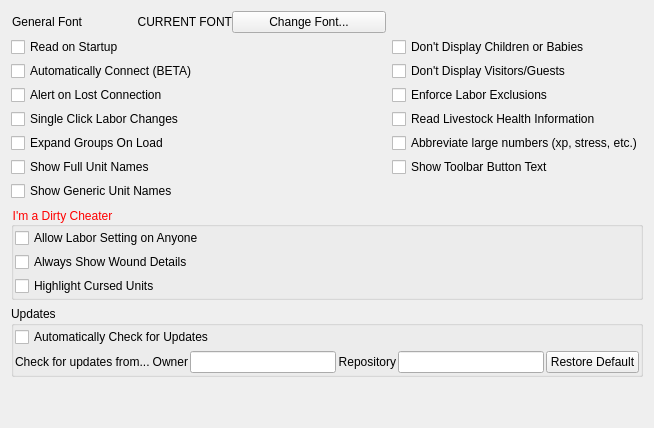
     <widget class="QWidget" name="tab_main_settings">
      <attribute name="icon">
       <iconset resource="../resources.qrc">
        <normaloff>:/img/hammer.png</normaloff>:/img/hammer.png</iconset>
      </attribute>
      <attribute name="title">
       <string>General</string>
      </attribute>
      <layout class="QVBoxLayout" name="verticalLayout_7">
       <item>
        <layout class="QGridLayout" name="gridLayout_5">
         <property name="verticalSpacing">
          <number>4</number>
         </property>
         <item row="4" column="0">
          <widget class="QCheckBox" name="cb_single_click_labor_changes">
           <property name="statusTip">
            <string>When checked, labors can be toggled with a single left-click of the mouse. Otherwise they must be double-clicked</string>
           </property>
           <property name="text">
            <string>Single Click Labor Changes</string>
           </property>
          </widget>
         </item>
         <item row="1" column="0">
          <widget class="QCheckBox" name="cb_read_dwarves_on_startup">
           <property name="statusTip">
            <string>When checked, DwarfTherapist will attempt to connect and load all units from a running copy of Dwarf Fortress at startup.</string>
           </property>
           <property name="text">
            <string>Read on Startup</string>
           </property>
          </widget>
         </item>
         <item row="1" column="1">
          <widget class="QCheckBox" name="cb_hide_children">
           <property name="sizePolicy">
            <sizepolicy hsizetype="Expanding" vsizetype="Fixed">
             <horstretch>0</horstretch>
             <verstretch>0</verstretch>
            </sizepolicy>
           </property>
           <property name="statusTip">
            <string>When checked, Children and Babies will not be displayed in the grid at all. $WARN_READ</string>
           </property>
           <property name="text">
            <string>Don't Display Children or Babies</string>
           </property>
          </widget>
         </item>
         <item row="3" column="1">
          <widget class="QCheckBox" name="cb_labor_exclusions">
           <property name="sizePolicy">
            <sizepolicy hsizetype="Expanding" vsizetype="Fixed">
             <horstretch>0</horstretch>
             <verstretch>0</verstretch>
            </sizepolicy>
           </property>
           <property name="statusTip">
            <string>When unchecked labor exclusions are ignored (wood cutting, mining and hunting primarily). &lt;b&gt;&lt;font color=&quot;red&quot;&gt;Disabling this can cause equipment problems!&lt;/font&gt;&lt;/b&gt;</string>
           </property>
           <property name="text">
            <string>Enforce Labor Exclusions</string>
           </property>
          </widget>
         </item>
         <item row="2" column="1">
          <widget class="QCheckBox" name="cb_hide_visitors">
           <property name="sizePolicy">
            <sizepolicy hsizetype="Expanding" vsizetype="Fixed">
             <horstretch>0</horstretch>
             <verstretch>0</verstretch>
            </sizepolicy>
           </property>
           <property name="statusTip">
            <string>When checked, Visitors and Guests will not be displayed in the grid at all. $WARN_READ</string>
           </property>
           <property name="text">
            <string>Don't Display Visitors/Guests</string>
           </property>
          </widget>
         </item>
         <item row="4" column="1">
          <widget class="QCheckBox" name="cb_animal_health">
           <property name="sizePolicy">
            <sizepolicy hsizetype="Expanding" vsizetype="Fixed">
             <horstretch>0</horstretch>
             <verstretch>0</verstretch>
            </sizepolicy>
           </property>
           <property name="statusTip">
            <string>When checked, loads and shows health for livestock. This requires health columns to be added to a view set to show livestock!</string>
           </property>
           <property name="text">
            <string>Read Livestock Health Information</string>
           </property>
          </widget>
         </item>
         <item row="5" column="1">
          <widget class="QCheckBox" name="chk_format_numbers">
           <property name="sizePolicy">
            <sizepolicy hsizetype="Expanding" vsizetype="Fixed">
             <horstretch>0</horstretch>
             <verstretch>0</verstretch>
            </sizepolicy>
           </property>
           <property name="statusTip">
            <string>Abbreviate large numbers, such as experience and stress. For example this option would replace 100,000 stress with 100k.</string>
           </property>
           <property name="text">
            <string>Abbreviate large numbers (xp, stress, etc.)</string>
           </property>
          </widget>
         </item>
         <item row="5" column="0">
          <widget class="QCheckBox" name="cb_auto_expand">
           <property name="statusTip">
            <string>When checked, if units are grouped by something, this will auto-expand all groups each view change</string>
           </property>
           <property name="text">
            <string>Expand Groups On Load</string>
           </property>
          </widget>
         </item>
         <item row="7" column="0">
          <widget class="QCheckBox" name="cb_generic_names">
           <property name="statusTip">
            <string>When checked, show generic (English) last names for units. $WARN_READ</string>
           </property>
           <property name="whatsThis">
            <string/>
           </property>
           <property name="text">
            <string>Show Generic Unit Names</string>
           </property>
          </widget>
         </item>
         <item row="6" column="0">
          <widget class="QCheckBox" name="cb_show_full_dwarf_names">
           <property name="statusTip">
            <string>When checked, show first names for units even if they have custom nicknames. $WARN_READ</string>
           </property>
           <property name="whatsThis">
            <string/>
           </property>
           <property name="text">
            <string>Show Full Unit Names</string>
           </property>
          </widget>
         </item>
         <item row="0" column="0">
          <layout class="QHBoxLayout" name="horizontalLayout_3">
           <item>
            <widget class="QLabel" name="lbl_font">
             <property name="toolTip">
              <string>This font will be applied to everything &lt;i&gt;except&lt;/i&gt; grid row headers, grid column headers and tooltips. These fonts can be set under their respective tabs.</string>
             </property>
             <property name="statusTip">
              <string>This font will be applied to everything &lt;i&gt;except&lt;/i&gt; grid row headers, grid column headers and tooltips. These fonts can be set under their respective tabs.</string>
             </property>
             <property name="whatsThis">
              <string>This font will be applied to everything &lt;i&gt;except&lt;/i&gt; grid row headers, grid column headers and tooltips. These fonts can be set under their respective tabs.</string>
             </property>
             <property name="text">
              <string>General Font</string>
             </property>
             <property name="alignment">
              <set>Qt::AlignRight|Qt::AlignTrailing|Qt::AlignVCenter</set>
             </property>
            </widget>
           </item>
           <item>
            <widget class="QLabel" name="lbl_current_main_font">
             <property name="sizePolicy">
              <sizepolicy hsizetype="Expanding" vsizetype="Preferred">
               <horstretch>0</horstretch>
               <verstretch>0</verstretch>
              </sizepolicy>
             </property>
             <property name="minimumSize">
              <size>
               <width>150</width>
               <height>0</height>
              </size>
             </property>
             <property name="toolTip">
              <string>This font will be applied to everything &lt;i&gt;except&lt;/i&gt; grid row headers, grid column headers and tooltips. These fonts can be set under their respective tabs.</string>
             </property>
             <property name="statusTip">
              <string>This font will be applied to everything &lt;i&gt;except&lt;/i&gt; grid row headers, grid column headers and tooltips. These fonts can be set under their respective tabs.</string>
             </property>
             <property name="whatsThis">
              <string>This font will be applied to everything &lt;i&gt;except&lt;/i&gt; grid row headers, grid column headers and tooltips. These fonts can be set under their respective tabs.</string>
             </property>
             <property name="text">
              <string>CURRENT FONT</string>
             </property>
             <property name="alignment">
              <set>Qt::AlignRight|Qt::AlignTrailing|Qt::AlignVCenter</set>
             </property>
            </widget>
           </item>
           <item>
            <widget class="QPushButton" name="btn_change_main_font">
             <property name="minimumSize">
              <size>
               <width>154</width>
               <height>0</height>
              </size>
             </property>
             <property name="toolTip">
              <string>This font will be applied to everything &lt;i&gt;except&lt;/i&gt; grid row headers, grid column headers and tooltips. These fonts can be set under their respective tabs.</string>
             </property>
             <property name="statusTip">
              <string>This font will be applied to everything &lt;i&gt;except&lt;/i&gt; grid row headers, grid column headers and tooltips. These fonts can be set under their respective tabs.</string>
             </property>
             <property name="whatsThis">
              <string>This font will be applied to everything &lt;i&gt;except&lt;/i&gt; grid row headers, grid column headers and tooltips. These fonts can be set under their respective tabs.</string>
             </property>
             <property name="text">
              <string>Change Font...</string>
             </property>
            </widget>
           </item>
          </layout>
         </item>
         <item row="3" column="0">
          <widget class="QCheckBox" name="cb_alert_on_lost_connection">
           <property name="statusTip">
            <string>When checked, Dwarf Therapist will alert you if it ever loses connectivity to your Dwarf Fortress game. This helps avoid writing bad data to your fort.</string>
           </property>
           <property name="text">
            <string>Alert on Lost Connection</string>
           </property>
          </widget>
         </item>
         <item row="2" column="0">
          <widget class="QCheckBox" name="cb_auto_connect">
           <property name="statusTip">
            <string>When checked, automatically attempts to reconnect to Dwarf Fortress when disconnected.</string>
           </property>
           <property name="text">
            <string>Automatically Connect (BETA)</string>
           </property>
          </widget>
         </item>
         <item row="6" column="1">
          <widget class="QCheckBox" name="cb_show_toolbar_text">
           <property name="statusTip">
            <string>When checked, shows various information on the toolbar</string>
           </property>
           <property name="text">
            <string>Show Toolbar Button Text</string>
           </property>
          </widget>
         </item>
        </layout>
       </item>
       <item>
        <widget class="QGroupBox" name="groupBox_cheats">
         <property name="sizePolicy">
          <sizepolicy hsizetype="Preferred" vsizetype="Preferred">
           <horstretch>0</horstretch>
           <verstretch>0</verstretch>
          </sizepolicy>
         </property>
         <property name="styleSheet">
          <string notr="true">QGroupBox{color: rgb(255, 0, 0);}</string>
         </property>
         <property name="title">
          <string>I'm a Dirty Cheater</string>
         </property>
         <layout class="QVBoxLayout" name="verticalLayout_6">
          <property name="spacing">
           <number>2</number>
          </property>
          <property name="leftMargin">
           <number>1</number>
          </property>
          <property name="topMargin">
           <number>1</number>
          </property>
          <property name="rightMargin">
           <number>1</number>
          </property>
          <property name="bottomMargin">
           <number>1</number>
          </property>
          <item>
           <layout class="QGridLayout" name="gridLayout_8">
            <property name="verticalSpacing">
             <number>4</number>
            </property>
            <item row="0" column="0">
             <widget class="QCheckBox" name="cb_labor_cheats">
              <property name="statusTip">
               <string>When checked, you can apply labors to units that the game does not allow such as children and nobles.</string>
              </property>
              <property name="whatsThis">
               <string/>
              </property>
              <property name="text">
               <string>Allow Labor Setting on Anyone</string>
              </property>
             </widget>
            </item>
            <item row="2" column="0">
             <layout class="QHBoxLayout" name="horizontal_curse_layout">
              <property name="spacing">
               <number>6</number>
              </property>
              <property name="sizeConstraint">
               <enum>QLayout::SetDefaultConstraint</enum>
              </property>
              <item>
               <widget class="QCheckBox" name="cb_curse_highlight">
                <property name="statusTip">
                 <string>When checked, highlights cursed units, such as vampires and werebeasts and adds a description in the tooltip. $WARN_READ</string>
                </property>
                <property name="autoFillBackground">
                 <bool>false</bool>
                </property>
                <property name="text">
                 <string>Highlight Cursed Units</string>
                </property>
               </widget>
              </item>
             </layout>
            </item>
            <item row="1" column="0">
             <widget class="QCheckBox" name="cb_no_diagnosis">
              <property name="statusTip">
               <string>When checked all wound details are shown, regardless of whether or not they've been diagnosed. When unchecked, details are only shown for diagnosed wounds.</string>
              </property>
              <property name="text">
               <string>Always Show Wound Details</string>
              </property>
             </widget>
            </item>
            <item row="1" column="1">
             <spacer name="horizontalSpacer_14">
              <property name="orientation">
               <enum>Qt::Horizontal</enum>
              </property>
              <property name="sizeHint" stdset="0">
               <size>
                <width>40</width>
                <height>20</height>
               </size>
              </property>
             </spacer>
            </item>
           </layout>
          </item>
         </layout>
        </widget>
       </item>
       <item>
        <widget class="QGroupBox" name="groupBox_updates">
         <property name="title">
          <string>Updates</string>
         </property>
         <layout class="QVBoxLayout" name="verticalLayout">
          <property name="spacing">
           <number>2</number>
          </property>
          <property name="leftMargin">
           <number>1</number>
          </property>
          <property name="topMargin">
           <number>1</number>
          </property>
          <property name="rightMargin">
           <number>1</number>
          </property>
          <property name="bottomMargin">
           <number>1</number>
          </property>
          <item>
           <layout class="QGridLayout" name="gridLayout_9">
            <property name="verticalSpacing">
             <number>4</number>
            </property>
            <item row="1" column="4">
             <widget class="QLineEdit" name="le_repo_name"/>
            </item>
            <item row="1" column="1">
             <widget class="QLabel" name="lbl_owner">
              <property name="sizePolicy">
               <sizepolicy hsizetype="Minimum" vsizetype="Fixed">
                <horstretch>0</horstretch>
                <verstretch>0</verstretch>
               </sizepolicy>
              </property>
              <property name="whatsThis">
               <string/>
              </property>
              <property name="text">
               <string>Owner</string>
              </property>
              <property name="alignment">
               <set>Qt::AlignRight|Qt::AlignTrailing|Qt::AlignVCenter</set>
              </property>
             </widget>
            </item>
            <item row="1" column="0">
             <widget class="QLabel" name="lbl_update_location">
              <property name="sizePolicy">
               <sizepolicy hsizetype="Fixed" vsizetype="Fixed">
                <horstretch>0</horstretch>
                <verstretch>0</verstretch>
               </sizepolicy>
              </property>
              <property name="toolTip">
               <string/>
              </property>
              <property name="statusTip">
               <string>The following options determine the GitHub repository to check for new releases and memory layouts.</string>
              </property>
              <property name="whatsThis">
               <string/>
              </property>
              <property name="text">
               <string>Check for updates from...</string>
              </property>
             </widget>
            </item>
            <item row="1" column="3">
             <widget class="QLabel" name="lbl_repo">
              <property name="sizePolicy">
               <sizepolicy hsizetype="Minimum" vsizetype="Fixed">
                <horstretch>0</horstretch>
                <verstretch>0</verstretch>
               </sizepolicy>
              </property>
              <property name="text">
               <string>Repository</string>
              </property>
              <property name="alignment">
               <set>Qt::AlignRight|Qt::AlignTrailing|Qt::AlignVCenter</set>
              </property>
             </widget>
            </item>
            <item row="0" column="0" colspan="5">
             <widget class="QCheckBox" name="cb_check_for_updates_on_startup">
              <property name="enabled">
               <bool>true</bool>
              </property>
              <property name="sizePolicy">
               <sizepolicy hsizetype="Preferred" vsizetype="Fixed">
                <horstretch>0</horstretch>
                <verstretch>0</verstretch>
               </sizepolicy>
              </property>
              <property name="statusTip">
               <string>When checked, Dwarf Therapist will go online at the time of launch and notify you if there is an update available. If there are new memory layouts they will be automatically downloaded.</string>
              </property>
              <property name="whatsThis">
               <string/>
              </property>
              <property name="text">
               <string>Automatically Check for Updates</string>
              </property>
              <property name="checked">
               <bool>false</bool>
              </property>
             </widget>
            </item>
            <item row="1" column="5">
             <widget class="QPushButton" name="btn_reset_updates">
              <property name="text">
               <string>Restore Default</string>
              </property>
             </widget>
            </item>
            <item row="1" column="2">
             <widget class="QLineEdit" name="le_repo_owner"/>
            </item>
           </layout>
          </item>
         </layout>
        </widget>
       </item>
       <item>
        <spacer name="verticalSpacer_7">
         <property name="orientation">
          <enum>Qt::Vertical</enum>
         </property>
         <property name="sizeHint" stdset="0">
          <size>
           <width>20</width>
           <height>40</height>
          </size>
         </property>
        </spacer>
       </item>
      </layout>
      <zorder>groupBox_updates</zorder>
      <zorder>groupBox_cheats</zorder>
     </widget>
